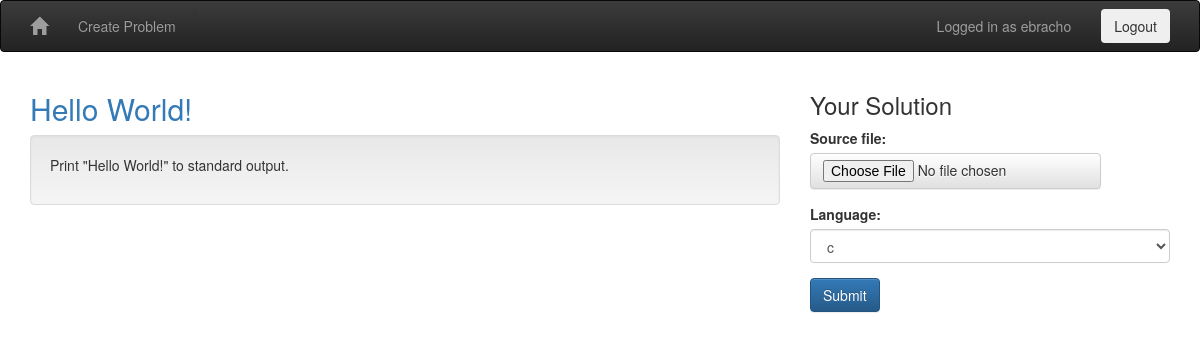
Page /problem/1/solution (signed in) on the committed database.
### models.py (models this page shows, shortened)
class Problem(Base):
    __tablename__ = 'problems'
    id = Column(Integer, primary_key=True)
    user_id = Column(String)
    submission_time = Column(DateTime, default=datetime.utcnow)
    title = Column(String)
    prompt = Column(String)
    test_input = Column(String)
    test_output = Column(String)
    timeout = Column(Integer, default=3)

### riker.py (the view)
@app.route('/problem/<problem_id>/solution', methods=['GET'])
@requires_login
def solution_form(problem_id):
    db_session = get_db_session()
    problem = (
        db_session.query(Problem)
        .filter(Problem.id==problem_id)
        .first()
    )
    if problem is None:
        abort(404)
    return render_template(
        'solution-form.html', problem=problem, validation={}, form_cache={},
        supported_languages=supported_languages)

### riker.py (called while the page is built)
def get_db_session():
    if not hasattr(g, 'db_session'):
        g.db_session = DBSession()
    return g.db_session

def close_db_session():
    if hasattr(g, 'db_session'):
        g.db_session.commit()
        g.db_session.close()
        delattr(g, 'db_session')

@app.after_request
def after_request(response):
    close_db_session()
    return response

def requires_login(view):
    @wraps(view)
    def decorator(*args, **kwargs):
        if 'logged_in_user' not in session:
            return redirect(url_for('login', redirect_url=request.url))
        return view(*args, **kwargs)
    return decorator

### templates/solution-form.html (shortened to what this page needs)
{% extends "base.html" %}
{% block body %}
<div class="row">
  <div class="col-md-8">
    <h2><a href="{{ url_for('view_problem', problem_id=problem.id) }}">{{ problem.title }}</a></h2>
    <div class="well">
      <p>{{ problem.prompt }}</p>
    </div>
  </div>
  <div class="col-md-4">
    <h3>Your Solution</h3>
    <form action="{{ url_for('create_solution', problem_id=problem.id) }}" method="post" enctype="multipart/form-data" >
      <div class="form-group{{ ' has-' + validation['source_file']['level'] if 'source_file' in validation }}">
        <label for="source-file" class="control-label">Source file:</label>
        <input type="file" id="source-file" name="source-file" class="btn btn-default"/>
      </div>
      <div class="form-group{{ ' has-' + validation['language']['level'] if 'language' in validation }}">
        <label for="language" class="control-label">Language:</label>
        <select name="language" id="language" class="form-control">
          {% for language in supported_languages %}
          <option value="{{ language }}" {{ 'selected="selected"' if language == form_cache.get('language', '') }}>{{ language }}</option>
          {% endfor %}
        </select>
      </div>
      <div class="form-group">
        <button class="btn btn-primary" name="submit" value="submit" type="submit">Submit</button>
      </div>
    </form>
  </div>
</div>
{% endblock %}

### templates/base.html (shortened to what this page needs)
<head>
  <link rel="stylesheet" type="text/css" href="/static/css/style.css"/>
</head>
<body>
  <nav class="navbar navbar-inverse">
    <div class="container">
      <a class="navbar-brand" href="{{ url_for('home') }}">
        <span class="glyphicon glyphicon-home"></span>
      </a>
      <ul class="nav navbar-nav navbar-left">
        <li><a class="nav-item nav-link" href="{{ url_for('problem_form') }}">Create Problem</a></li>
      </ul>
      {% if 'logged_in_user' in session %}
      <form class="navbar-form navbar-right" action="{{ url_for('logout') }}" method="post">
        <button class="btn btn-inverted" type="submit">Logout</button>
      </form>
      <ul class="nav navbar-nav navbar-right">
        <li><p class="navbar-text">Logged in as <a class="navbar-link" href="{{ url_for('view_user', user_id=session['logged_in_user']) }}">{{ session['logged_in_user'] }}</a></p></li>
      </ul>
      {% else %}
      <ul class = "nav navbar-nav navbar-right">
        <li><a href="{{ url_for('login', redirect_url=request.url) }}">Login with GitHub</a></li>
        <li><img style="margin-top: 8px" src="/static/images/GitHub-Mark-Light-32px.png"></img></li>
      </ul>
      {% endif %}
    </div>
  </nav>
  <div class="container">
    {% block body %}
    {% endblock %}
  </div>
  <link rel="stylesheet"
    href="https://maxcdn.bootstrapcdn.com/bootstrap/3.3.7/css/bootstrap.min.css"
>
  <link rel="stylesheet"
    href="https://maxcdn.bootstrapcdn.com/bootstrap/3.3.7/css/bootstrap-theme.min.css"
>
</body>

### static/css/style.css (style rules this page uses)
body { padding-bottom: 30px; }

### rows in the picture
Problem: logged_in_user "ebracho", title "Hello World!", prompt "Print \"Hello World!\" to standard output."

### other values in the picture
form field language "c"
